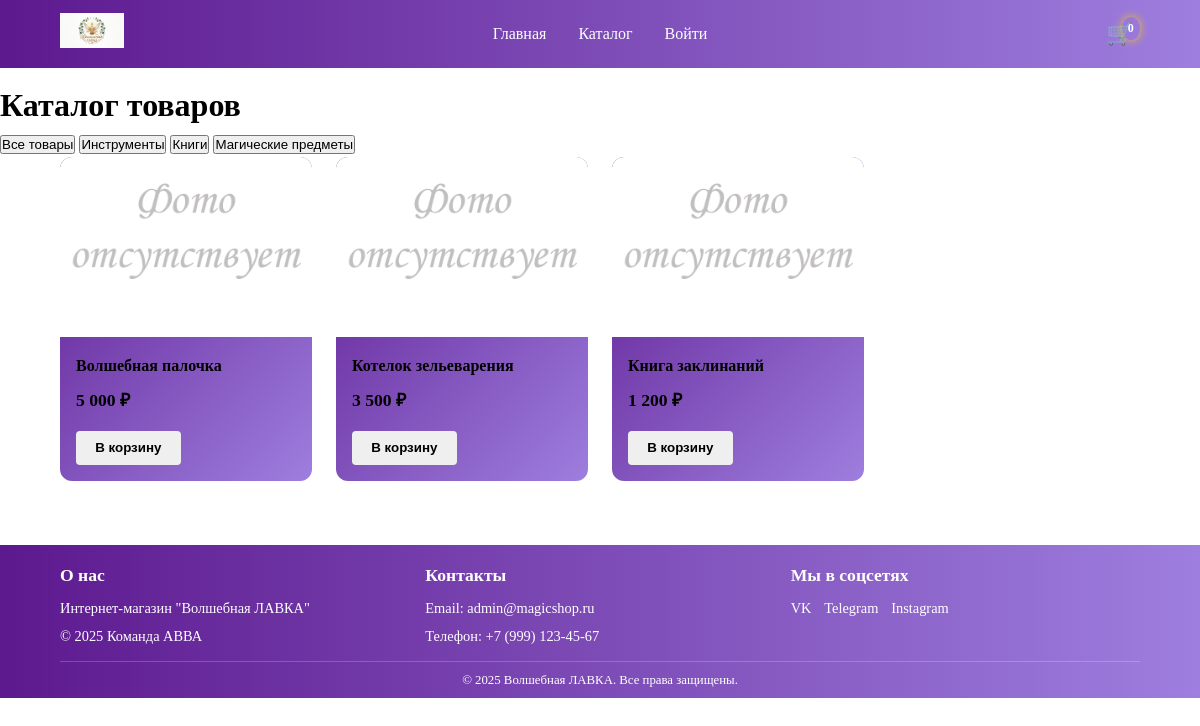
The page /shop.php on the database its author committed.
### tables this page shows
CREATE TABLE products (
    id INT PRIMARY KEY AUTO_INCREMENT,
    name VARCHAR(100) NOT NULL,
    description TEXT,
    price DECIMAL(10,2) NOT NULL,
    image VARCHAR(100),
    category VARCHAR(50),
    stock INT DEFAULT 0,
    is_new BOOLEAN DEFAULT FALSE,
    active BOOLEAN DEFAULT TRUE,
    created_by INT,
    created_at TIMESTAMP DEFAULT CURRENT_TIMESTAMP,
    FOREIGN KEY (created_by) REFERENCES users(id)
);

CREATE TABLE users (
    id INT PRIMARY KEY AUTO_INCREMENT,
    username VARCHAR(50) UNIQUE NOT NULL,
    password VARCHAR(255) NOT NULL,
    email VARCHAR(100) UNIQUE NOT NULL,
     
    first_name VARCHAR(50),
    last_name VARCHAR(50),
    middle_name VARCHAR(50),
    phone VARCHAR(20),
     
    zip_code VARCHAR(10),
    region VARCHAR(50),
    city VARCHAR(50),
    street VARCHAR(100),
    house VARCHAR(10),
    apartment VARCHAR(10),
    role ENUM('admin', 'moderator', 'customer') NOT NULL DEFAULT 'customer',
    created_at TIMESTAMP DEFAULT CURRENT_TIMESTAMP
);

### includes/config.php (called while the page is built, shortened)
<?php
function isLoggedIn() { return isset($_SESSION['user_id']) && isset($_SESSION['role']); }
function sanitize($input) { return htmlspecialchars($input, ENT_QUOTES, 'UTF-8'); }

### includes/functions.php (called while the page is built, shortened)
<?php
require_once __DIR__ . '/config.php';
function getCategories() {
    global $conn;
    $stmt = $conn->prepare("SELECT name AS category FROM categories ORDER BY name");
    $stmt->execute();
    $result = $stmt->get_result();
    $categories = [];
    while ($row = $result->fetch_assoc()) {
        $categories[] = $row['category'];
    }
    return $categories;
}
function getProducts($category = null, $limit = null) {
    global $conn;
    $sql = "SELECT p.*, p.category AS category_name, u.username as creator_name
            FROM products p
            LEFT JOIN users u ON p.created_by = u.id
            WHERE p.active = 1";
    $stmt = $conn->prepare($sql);
    $stmt->execute();
    return $stmt->get_result()->fetch_all(MYSQLI_ASSOC);
}
function getAdminContactInfo() {
    global $conn;
    $stmt = $conn->prepare("SELECT email, phone FROM users WHERE role = 'admin' LIMIT 1");
    $stmt->execute();
    return $stmt->get_result()->fetch_assoc();
}
function getBasketCount() {
    if (!isset($_SESSION['basket'])) return 0;
    $count = 0;
    return $count;
}
function getProductImage($image_val) {
    $fallback = '/images/no_photo.png';
    $path = ltrim($image_val, '/');
    if (strpos($path, 'product/') === false) {
        $path = 'product/' . $path;
    }
    $full_server_path = __DIR__ . '/../images/' . $path;
    return $fallback;
}
?>

### shop.php (the view, shortened to what this page needs)
<?php
require_once 'includes/header.php';
require_once 'includes/functions.php';
$categories = getCategories();
$category = isset($_GET['category']) ? sanitize($_GET['category']) : null;
$product_id = isset($_GET['id']) ? (int)$_GET['id'] : null;
if ($product_id) {
    $product = getProductById($product_id);
    if (!$product) {
        redirect('/shop.php');
    }
    ?>
    <div class="product-detail">
        <img src="<?php echo getProductImage($product['image']); ?>" alt="<?php echo sanitize($product['name']); ?>">
        <div class="product-info">
            <h1><?php echo sanitize($product['name']); ?></h1>
            <p class="price"><?php echo number_format($product['price'], 0, '', ' '); ?> ₽</p>
            <p class="description"><?php echo sanitize($product['description']); ?></p>
            <div class="product-actions">
                <div class="quantity-selector">
                    <button class="quantity-btn decrease">-</button>
                    <input type="number" class="quantity-input" value="1" min="1" max="99">
                    <button class="quantity-btn increase">+</button>
                </div>
                <button class="add-to-basket btn btn-primary" data-product-id="<?php echo $product['id']; ?>" data-quantity="1">Добавить в корзину</button>
            </div>
        </div>
    </div>
    <?php
} else {
    $products = getProducts($category);
    ?>
    <h1>Каталог товаров</h1>
    <div class="category-filters">
        <button class="category-btn <?php if (!$category) echo 'active'; ?>" data-category="">Все товары</button>
        <?php foreach ($categories as $cat): ?>
            <button class="category-btn <?php if ($category === $cat) echo 'active'; ?>" data-category="<?php echo $cat; ?>">
                <?php echo sanitize($cat); ?>
            </button>
        <?php endforeach; ?>
    </div>
    <div class="products-grid">
        <?php foreach ($products as $product): ?>
            <div class="product-card">
                <img src="<?php echo getProductImage($product['image']); ?>" alt="<?php echo sanitize($product['name']); ?>">
                <div class="card-content">
                    <h3><?php echo sanitize($product['name']); ?></h3>
                    <p class="price"><?php echo number_format($product['price'], 0, '', ' '); ?> ₽</p>
                    <div class="btn-container">
                        <button class="add-to-basket btn" data-product-id="<?php echo $product['id']; ?>" data-quantity="1">В корзину</button>
                    </div>
                </div>
            </div>
        <?php endforeach; ?>
    </div>
    <?php
}
?>
<?php require_once 'includes/footer.php'; ?>

### includes/header.php (shortened to what this page needs)
<?php
require_once __DIR__ . '/config.php';
require_once __DIR__ . '/functions.php';
?>
<!DOCTYPE html>
<html lang="ru">
<head>
<link rel="stylesheet" href="/css/style.css">
<link rel="stylesheet" href="/css/magic_theme.css">
</head>
<body>
<header>
<nav class="navbar">
    <div class="logo">
        <a href="/index.php">
            <img src="/images/logo1.png" alt="Волшебная ЛАВКА" class="logo-img magic">
        </a>
    </div>
    <div class="nav-links">
        <a href="/index.php" class="nav-link">Главная</a>
        <a href="/shop.php" class="nav-link">Каталог</a>
        <?php if (isLoggedIn()): ?>
            <?php if ($_SESSION['role'] === 'admin'): ?>
                <a href="/admin/index.php" class="nav-link">Админка</a>
            <?php elseif ($_SESSION['role'] === 'moderator'): ?>
                <a href="/moderator/index_md.php" class="nav-link">Модерация</a>
            <?php endif; ?>
            <a href="/users/profile.php" class="nav-link">Личный кабинет</a>
            <a href="/logout.php" class="nav-link">Выйти</a>
        <?php else: ?>
            <a href="/login.php" class="nav-link">Войти</a>
        <?php endif; ?>
    </div>
    <div class="basket-icon">
        <a href="/basket/basket.php">
            <span class="basket-emoji">🛒</span>
            <span class="basket-count" id="basket-count"><?php echo getBasketCount(); ?></span>
        </a>
    </div>
</nav>
</header>
<main>

### includes/footer.php (shortened to what this page needs)
<?php
require_once __DIR__ . '/config.php';
require_once __DIR__ . '/functions.php';
$admin_info = getAdminContactInfo();
?>
</main>
<footer>
<div class="footer-content">
    <div class="footer-section">
        <h3>О нас</h3>
        <p>Интернет-магазин "Волшебная ЛАВКА"</p>
        <p>© 2025 Команда АВВА</p>
    </div>
    <div class="footer-section">
        <h3>Контакты</h3>
        <p>Email: <?php echo isset($admin_info['email']) && $admin_info['email'] !== '' ? sanitize($admin_info['email']) : 'info@magicshop.ru'; ?></p>
        <p>Телефон: <?php echo isset($admin_info['phone']) && $admin_info['phone'] !== '' ? sanitize($admin_info['phone']) : '+7 (999) 123-45-67'; ?></p>
    </div>
    <div class="footer-section">
        <h3>Мы в соцсетях</h3>
        <div class="social-links">
            <a href="#" class="social-link">VK</a>
            <a href="#" class="social-link">Telegram</a>
            <a href="#" class="social-link">Instagram</a>
        </div>
    </div>
</div>
<div class="footer-bottom">
    <p>&copy; 2025 Волшебная ЛАВКА. Все права защищены.</p>
</div>
</footer>
</body>
</html>

### css/style.css (style rules this page uses)
* { margin: 0; padding: 0; box-sizing: border-box; }
body { font-family: 'Cinzel', 'Georgia', serif; line-height: 1.6; color: var(--text-color); background: linear-gradient(135deg, var(--light-bg) 0%, var(--dark-bg) 100%); min-height: 100vh; padding-top: 80px; padding-bottom: 60px; }
.navbar { display: grid; grid-template-columns: 1fr auto 1fr; align-items: center; padding: 0.8rem 5%; background: linear-gradient(90deg, rgba(75, 0, 130, 0.9) 0%, rgba(147, 112, 219, 0.9) 100%); color: white; box-shadow: var(--shadow); position: fixed; top: 0; left: 0; right: 0; z-index: 1000; }
.logo { justify-self: start; display: flex; align-items: center; text-decoration: none; color: white; }
.logo-img { height: 35px; margin-right: 10px; filter: drop-shadow(0 0 5px var(--accent-color)); }
.nav-links { justify-self: center; display: flex; gap: 2rem; }
.nav-link { color: white; text-decoration: none; transition: var(--transition); position: relative; }
.nav-link::after { content: ''; position: absolute; bottom: -2px; left: 0; width: 0; height: 2px; background: var(--accent-color); transition: width 0.3s ease; }
.basket-icon { justify-self: end; position: relative; display: flex; align-items: center; justify-content: center; width: 40px; height: 40px; background: radial-gradient(circle, var(--accent-color) 0%, var(--secondary-color) 100%); border-radius: 50%; transition: var(--transition); box-shadow: var(--magic-glow); }
.basket-icon a { text-decoration: none; color: white; display: flex; align-items: center; justify-content: center; position: relative; }
.basket-emoji { font-size: 22px; line-height: 1; }
.basket-count { position: absolute; top: -6px; right: -6px; background-color: var(--accent-color); color: var(--dark-bg); border-radius: 50%; padding: 2px 5px; font-size: 0.75rem; font-weight: bold; min-width: 18px; text-align: center; box-shadow: 0 0 10px rgba(255, 215, 0, 0.8); }
.products-grid { display: grid; grid-template-columns: repeat(auto-fill, minmax(220px, 1fr)); gap: 1.5rem; padding: 0 5% 2rem; max-width: 1400px; margin: 0 auto; }
.product-card { background: linear-gradient(135deg, rgba(75, 0, 130, 0.9) 0%, rgba(147, 112, 219, 0.9) 100%); border-radius: 12px; overflow: hidden; box-shadow: var(--shadow); transition: transform 0.3s ease; border: 1px solid var(--accent-color); display: flex; flex-direction: column; }
.product-card img { width: 100%; height: 180px; object-fit: cover; }
.product-card .card-content { padding: 1rem; flex: 1; display: flex; flex-direction: column; }
.product-card h3 { margin: 0 0 0.5rem; font-size: 1rem; color: var(--accent-color); }
.product-card .price { margin-bottom: 0.5rem; color: var(--accent-color); font-weight: bold; font-size: 1.1rem; }
.btn-container { padding-top: 0.5rem; margin-top: auto; }
.btn { display: inline-block; padding: 0.6rem 1.2rem; border: none; border-radius: 4px; text-decoration: none; font-weight: bold; transition: var(--transition); cursor: pointer; text-align: center; }
footer { background: linear-gradient(90deg, rgba(75, 0, 130, 0.9) 0%, rgba(147, 112, 219, 0.9) 100%); color: white; padding: 1rem 5% 0.5rem; margin-top: 2rem; }
.footer-content { display: grid; grid-template-columns: repeat(auto-fit, minmax(200px, 1fr)); gap: 1rem; margin-bottom: 1rem; max-width: 1400px; margin: 0 auto 0.5rem; }
.footer-section h3 { margin-bottom: 0.5rem; color: var(--accent-color); font-size: 1.1rem; }
.footer-section p { font-size: 0.9rem; margin-bottom: 0.3rem; }
.social-links { display: flex; gap: 0.8rem; }
.social-link { color: white; text-decoration: none; font-size: 0.9rem; }
.footer-bottom { text-align: center; padding-top: 0.5rem; border-top: 1px solid rgba(255, 255, 255, 0.2); font-size: 0.8rem; }
.btn-primary:hover, .category-btn.active { animation: shimmer 2s ease-in-out infinite; }

### rows shown on the page
products: name "Волшебная палочка", price "5 000"
products: name "Котелок зельеварения", price "3 500"
products: name "Книга заклинаний", price "1 200"
users: email "admin@magicshop.ru"

### other values the page prints
getBasketCount() "0"
$cat "Инструменты"
$cat "Книги"
$cat "Магические предметы"
